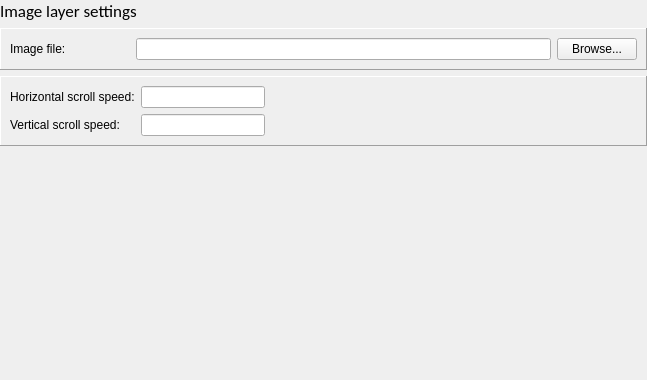
<?xml version="1.0" encoding="UTF-8"?>
<ui version="4.0">
 <class>ImageLayerDialog</class>
 <widget class="QWidget" name="ImageLayerDialog">
  <property name="geometry">
   <rect>
    <x>0</x>
    <y>0</y>
    <width>647</width>
    <height>380</height>
   </rect>
  </property>
  <property name="windowTitle">
   <string>Form</string>
  </property>
  <layout class="QVBoxLayout" name="verticalLayout">
   <property name="leftMargin">
    <number>0</number>
   </property>
   <property name="topMargin">
    <number>0</number>
   </property>
   <property name="rightMargin">
    <number>0</number>
   </property>
   <property name="bottomMargin">
    <number>0</number>
   </property>
   <item>
    <widget class="QLabel" name="label">
     <property name="font">
      <font>
       <family>Calibri</family>
       <pointsize>13</pointsize>
      </font>
     </property>
     <property name="text">
      <string>Image layer settings</string>
     </property>
    </widget>
   </item>
   <item>
    <widget class="StyledFrame" name="frame">
     <property name="frameShape">
      <enum>QFrame::Panel</enum>
     </property>
     <property name="frameShadow">
      <enum>QFrame::Raised</enum>
     </property>
     <layout class="QGridLayout" name="gridLayout">
      <item row="0" column="0">
       <widget class="QLabel" name="filenameLbl">
        <property name="minimumSize">
         <size>
          <width>120</width>
          <height>0</height>
         </size>
        </property>
        <property name="text">
         <string>Image file:</string>
        </property>
        <property name="buddy">
         <cstring>filenameEdit</cstring>
        </property>
       </widget>
      </item>
      <item row="0" column="1">
       <widget class="QLineEdit" name="filenameEdit"/>
      </item>
      <item row="0" column="2">
       <widget class="QPushButton" name="filenameBtn">
        <property name="text">
         <string>Browse...</string>
        </property>
       </widget>
      </item>
     </layout>
    </widget>
   </item>
   <item>
    <widget class="StyledFrame" name="frame_2">
     <property name="frameShape">
      <enum>QFrame::Panel</enum>
     </property>
     <property name="frameShadow">
      <enum>QFrame::Raised</enum>
     </property>
     <layout class="QGridLayout" name="gridLayout_2" columnstretch="0,1,3">
      <item row="0" column="0">
       <widget class="QLabel" name="label_2">
        <property name="minimumSize">
         <size>
          <width>120</width>
          <height>0</height>
         </size>
        </property>
        <property name="text">
         <string>Horizontal scroll speed:</string>
        </property>
        <property name="buddy">
         <cstring>xScrollEdit</cstring>
        </property>
       </widget>
      </item>
      <item row="1" column="0">
       <widget class="QLabel" name="label_3">
        <property name="minimumSize">
         <size>
          <width>120</width>
          <height>0</height>
         </size>
        </property>
        <property name="text">
         <string>Vertical scroll speed:</string>
        </property>
        <property name="buddy">
         <cstring>yScrollEdit</cstring>
        </property>
       </widget>
      </item>
      <item row="0" column="1">
       <widget class="UnitLineEdit" name="xScrollEdit"/>
      </item>
      <item row="1" column="1">
       <widget class="UnitLineEdit" name="yScrollEdit"/>
      </item>
      <item row="0" column="2">
       <spacer name="horizontalSpacer">
        <property name="orientation">
         <enum>Qt::Horizontal</enum>
        </property>
        <property name="sizeHint" stdset="0">
         <size>
          <width>20</width>
          <height>20</height>
         </size>
        </property>
       </spacer>
      </item>
     </layout>
    </widget>
   </item>
   <item>
    <widget class="EmbossWidgetSmall" name="widget" native="true">
     <property name="sizePolicy">
      <sizepolicy hsizetype="Preferred" vsizetype="MinimumExpanding">
       <horstretch>0</horstretch>
       <verstretch>0</verstretch>
      </sizepolicy>
     </property>
    </widget>
   </item>
  </layout>
 </widget>
 <customwidgets>
  <customwidget>
   <class>StyledFrame</class>
   <extends>QFrame</extends>
   <header>Widgets/styledframe.h</header>
   <container>1</container>
  </customwidget>
  <customwidget>
   <class>UnitLineEdit</class>
   <extends>QLineEdit</extends>
   <header>Widgets/unitlineedit.h</header>
  </customwidget>
  <customwidget>
   <class>EmbossWidgetSmall</class>
   <extends>QWidget</extends>
   <header>Widgets/embosswidget.h</header>
   <container>1</container>
  </customwidget>
 </customwidgets>
 <tabstops>
  <tabstop>filenameEdit</tabstop>
  <tabstop>filenameBtn</tabstop>
  <tabstop>xScrollEdit</tabstop>
  <tabstop>yScrollEdit</tabstop>
 </tabstops>
 <resources/>
 <connections/>
</ui>
